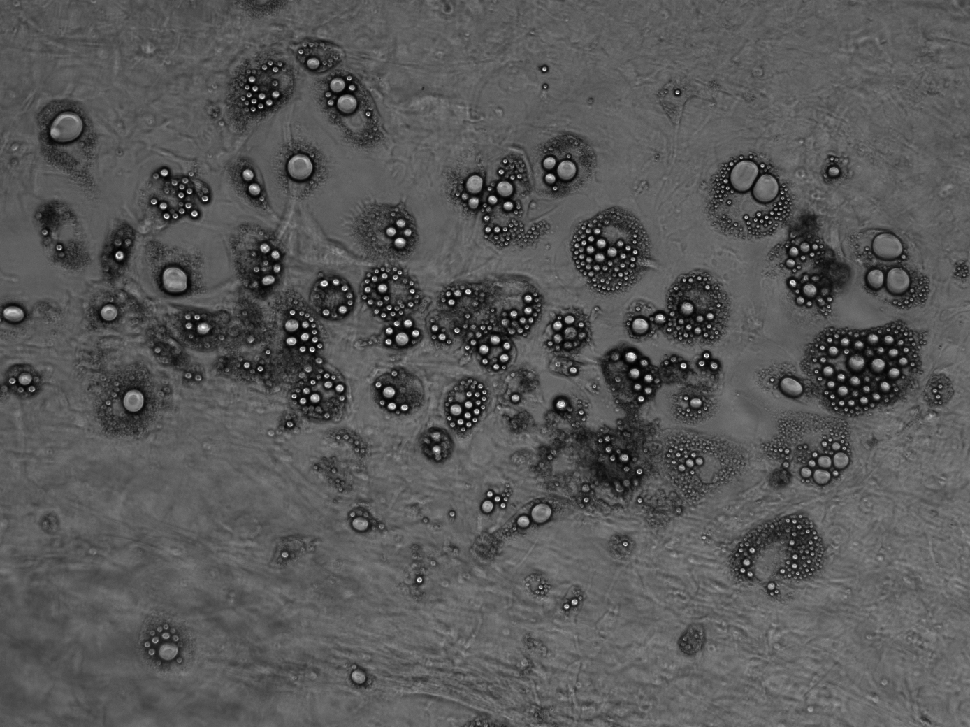
%> input picture Data Images/Round1/Design2/Day12/R1D2S1d12I2wi.tif, 970 x 727 px, shrunk from 1388 x 1040 before the run
$ octave --eval "result = getTotalAreaFOV(imread('Data Images/Round1/Design2/Day12/R1D2S1d12I2wi.tif'));"   (GNU Octave 9; MATLAB toolbox functions it lacks are replaced by stand-ins)
%> lines starting %> are read from the running program, lines starting %| are printed output that depends on the picture; in (x1, y1, x2, y2) boxes, pixels count from 0 and x2, y2 are one past the last pixel; in counts of white or black regions, pixels touching at a corner belong together; the program's own positions count from 1
### improf.m
function [allBlobAreas] = improf(im)
TESTING = false;

% [5 lines of commented-out code are left out]

dim = size(im);
%> dim = [727 970]
if numel(dim) == 3
    nred = im(:,:,3);
    nred = imadjust(nred);
    im = im(:, :, 1);

    LDcontent_threshold = graythresh(nred);
    LDcontent = im2bw(nred,LDcontent_threshold*0.4);
else
   LDcontent = im2bw(im,0);
%> LDcontent: size 727x970 logical; every value is 1
end

% [6 lines of commented-out code are left out]
im_gray = imadjust(im);
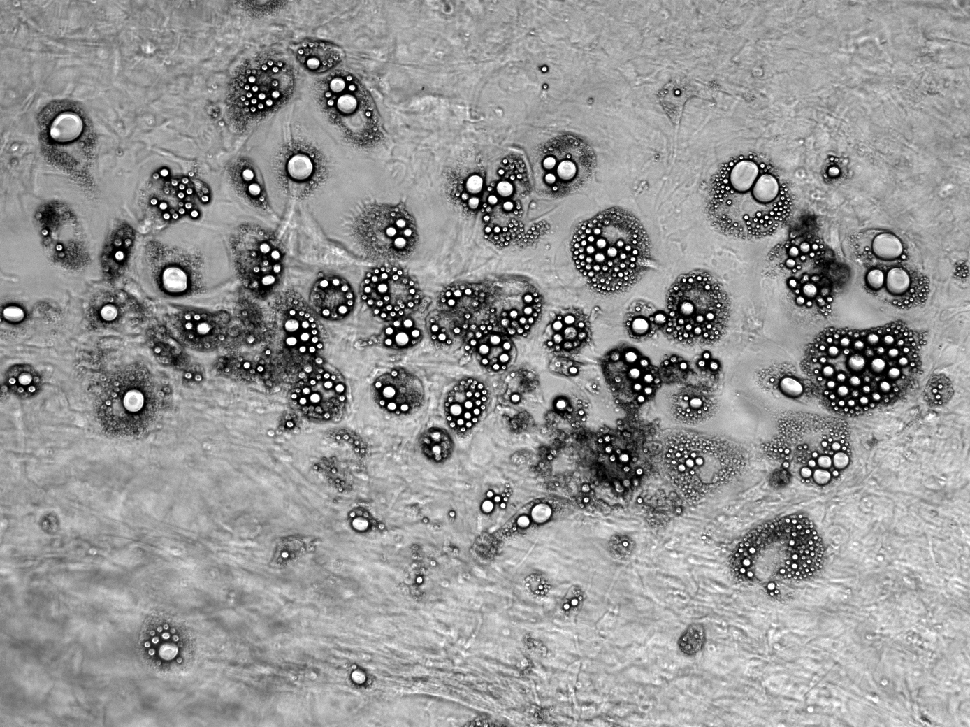
%> im_gray: size 727x970 uint16; min 0, max 65535, mean 38427.7; drawn with min black and max white
im_gray = mat2gray(im_gray);
%> im_gray: size 727x970 double

figure;
imshow(im_gray)

% Create binary image w/ calculated threshold
threshold = graythresh(im_gray)*1.7;
%> threshold = 0.767
bin_image = im2bw(im_gray,threshold);
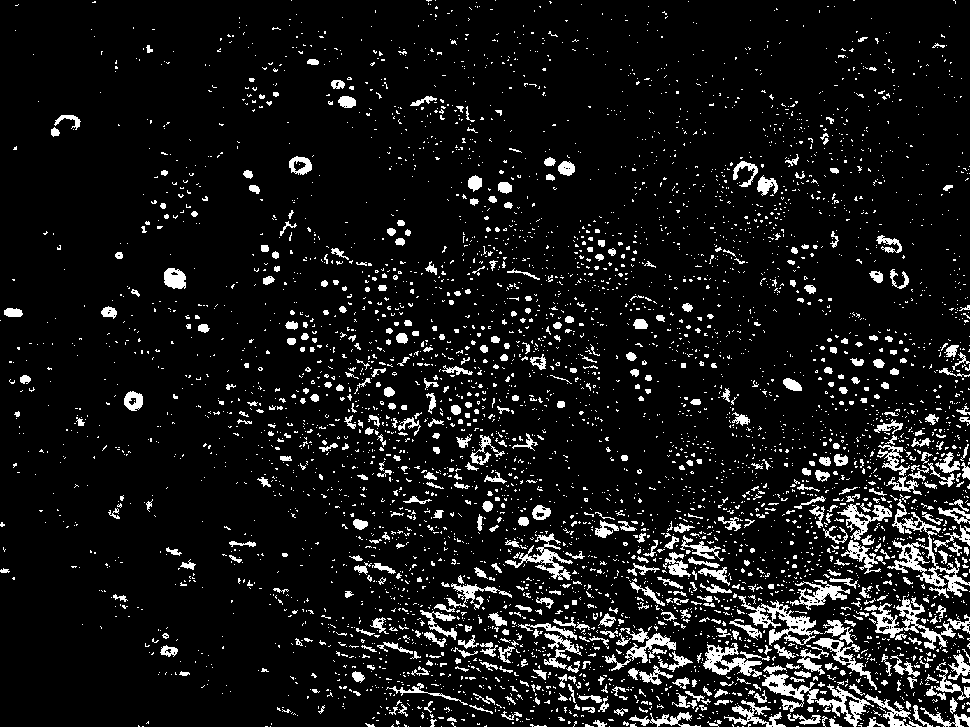
%> bin_image: size 727x970 logical; 8.9% white; 4961 white regions (4395 under 20 px), largest, box (x1, y1, x2, y2) and area: (887, 499, 970, 597) 1669, (864, 596, 956, 650) 1241, (738, 596, 823, 646) 1205

% Filters image to get rid of random specks
bin_image = medfilt2(bin_image,[8 8]);
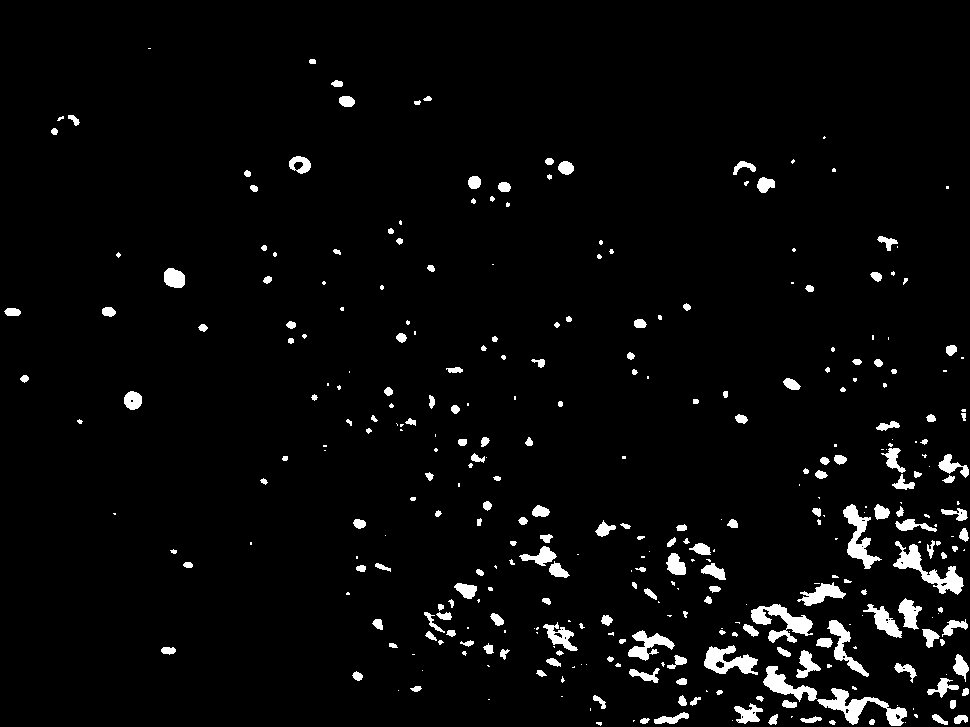
%> bin_image: size 727x970 logical; 3.6% white; 344 white regions (144 under 20 px), largest, box (x1, y1, x2, y2) and area: (817, 688, 907, 726) 1151, (893, 541, 964, 595) 1121, (751, 604, 813, 643) 1067

%bin_image(~LDcontent) = 0;

% Fill the holes in image
bin_image =imfill(bin_image,'holes');
%> bin_image: size 727x970 logical; 3.6% white; 344 white regions (144 under 20 px)

% if TESTING
%     figure
%     imshow(bin_image)
% end

figure;
imshow(bin_image);
%%
% Labels the image
[labeled_im,num_of_objects]=bwlabel(bin_image,8);
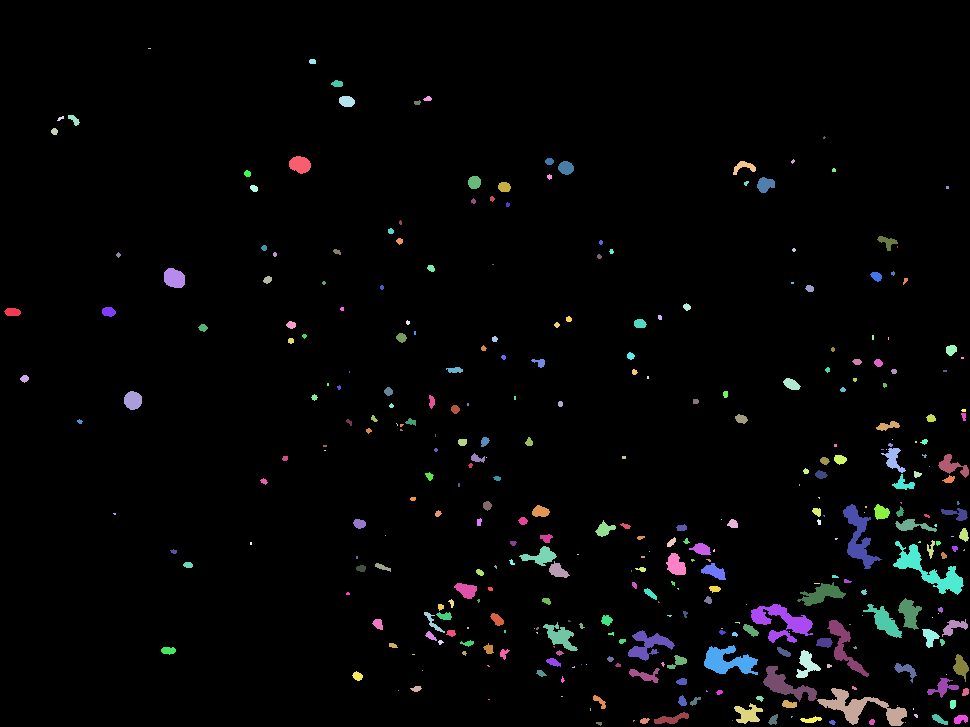
%> labeled_im: size 727x970 double; 345 distinct labels, from 0 to 344; one colour per label, 0 black
%> num_of_objects = 344

% Gets the blob properties
blobMeasurements = regionprops(labeled_im,'all');
%> blobMeasurements = 344 regions; largest, box (x1, y1, x2, y2), Area, Centroid, MajorAxisLength, MinorAxisLength and Eccentricity: (817, 688, 907, 726) 1173 [862 708.2] 99.72 28.35 0.959, (893, 541, 964, 595) 1135 [929.9 571.5] 92.33 27.29 0.955, (751, 604, 813, 643) 1067 [782.7 622.7] 67.99 34.29 0.864
allBlobAreas = [blobMeasurements.Area];
%> allBlobAreas = 344 values, max 1173 at index 249, min 1 at index 53, mean 74.09
allBlobPerimeters = [blobMeasurements.Perimeter];
%> allBlobPerimeters = 344 values, max 301.2 at index 225, min 0 at index 53, mean 27.59
allBlobExtents = [blobMeasurements.Extent];
%> allBlobExtents = 344 values, max 1 at index 11, min 0.254 at index 73, mean 0.733
allBlobSolidity = [blobMeasurements.Solidity];
%> allBlobSolidity = 344 values, max 1 at index 8, min 0.519 at index 294, mean 0.912
allBlobCircularities = (4*3.14.*allBlobAreas)./(allBlobPerimeters.^2); % Isoperimetric inequality

% Decides what is permissible based on various criteria
allowableArea = (allBlobAreas > 10) & (allBlobAreas < 100);
%> allowableArea = 344 logical values, 195 true
allowableExtent = (allBlobExtents >= 0.50);
%> allowableExtent = 344 logical values, 312 true
allowableCircularity = (allBlobCircularities >= 0.8);
%> allowableCircularity = 344 logical values, 289 true
allowableSolidity = (allBlobSolidity > 0.5);
%> allowableSolidity = 344 logical values, 344 true

BWcircles = ismember(labeled_im, find(allowableArea & (allowableCircularity | allowableExtent) & allowableSolidity ));
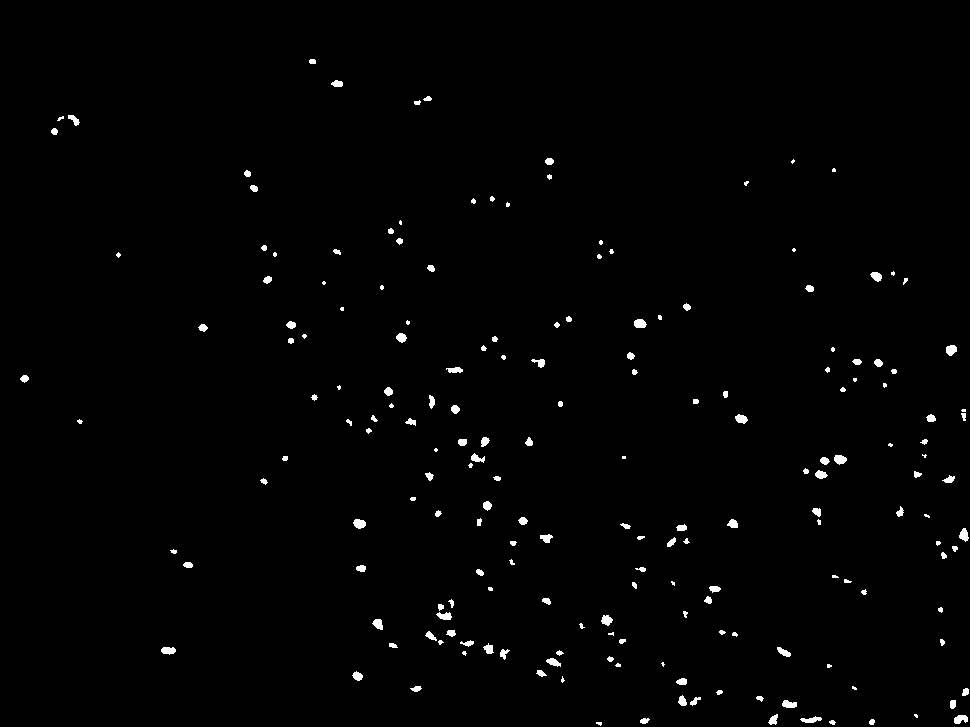
%> BWcircles: size 727x970 logical; 1% white; 190 white regions (49 under 20 px), largest, box (x1, y1, x2, y2) and area: (353, 519, 366, 529) 97, (634, 319, 647, 328) 95, (834, 455, 847, 465) 95

if TESTING
    h = figure(5);
    % Plots the blobs on top of the original image
    [nLabel,num] = bwlabel(BWcircles,8);

    imshow(im_gray)
    hold on

    boundaries = bwboundaries(BWcircles);
    numberOfBoundaries = size(boundaries,1);
    for k = 1:numberOfBoundaries
        thisBoundary = boundaries{k};
        plot(thisBoundary(:,2), thisBoundary(:,1), 'g', 'LineWidth', 2);
    end

    [nLabel,num] = bwlabel(BWcircles,8);

    s = regionprops(nLabel, 'Area', 'Centroid', 'MajorAxisLength');

    hold off

else
    [labeled_im]=bwlabel(BWcircles,8);
%> labeled_im: size 727x970 double; 191 distinct labels, from 0 to 190
    blobMeasurements = regionprops(labeled_im,'MajorAxisLength','Area');
%> blobMeasurements = 190 regions; largest, Area and MajorAxisLength: 97 13.11, 95 12.97, 95 13.18, 95 15.79, 93 11.94
    allBlobDiams = [blobMeasurements.MajorAxisLength];
%> allBlobDiams = 190 values, max 22.89 at index 143, min 4 at index 23, mean 8.46
    allBlobAreas = sum([blobMeasurements.Area]);
%> allBlobAreas = 7324
end

end

### getTotalAreaFOV.m
function [totalLDcount] = getTotalAreaFOV(im)

% [5 lines of commented-out code are left out]

try
    nred = im(:,:,3);
    nred = imadjust(nred);

    LDcontent_threshold = graythresh(nred);
    LDcontent = im2bw(nred,LDcontent_threshold*0.4);

    totalLDcount = sum(sum(LDcontent));
catch
    totalLDcount = improf(im);
%> totalLDcount = 7324
end

end

$ run again, on Data Images/Round1/Design2/Day12/R1D2S2d12I1wi.tif
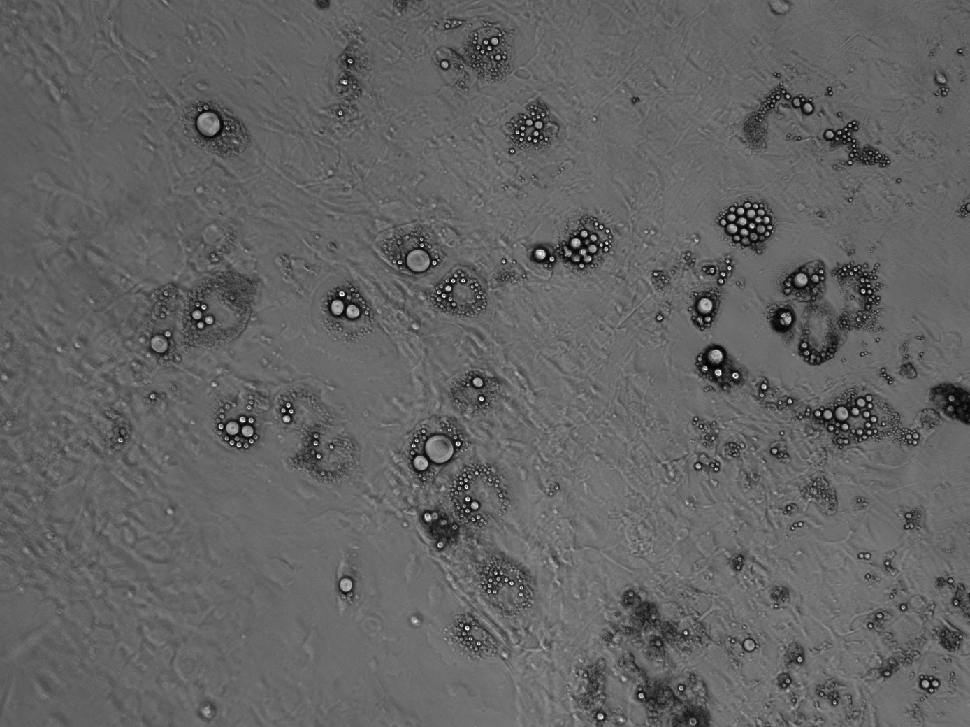
%> input picture Data Images/Round1/Design2/Day12/R1D2S2d12I1wi.tif, 970 x 727 px, shrunk from 1388 x 1040 before the run
%> LDcontent: size 727x970 logical; every value is 1
%> in improf, `im_gray = imadjust(im);`:
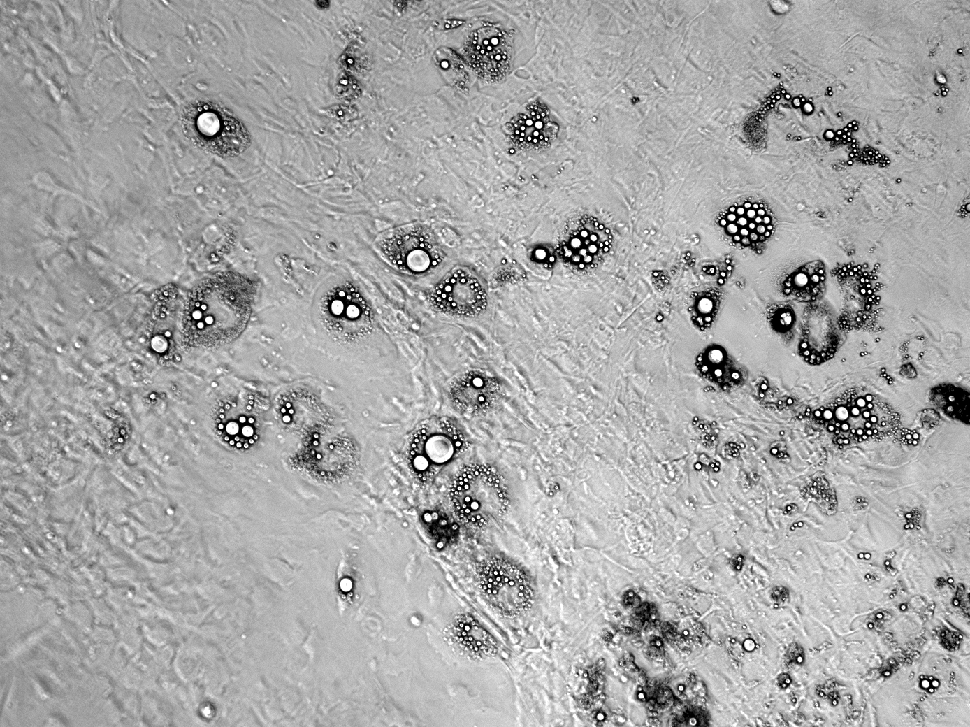
%> im_gray: size 727x970 uint16; min 0, max 65535, mean 42981.3; drawn with min black and max white
%> threshold = 0.827
%> num_of_objects = 176
%> in improf, `blobMeasurements = regionprops(labeled_im,'all');`: blobMeasurements = 176 regions; largest, box (x1, y1, x2, y2), Area, Centroid, MajorAxisLength, MinorAxisLength and Eccentricity: (525, 644, 565, 688) 496 [544.6 663.8] 43.35 37.1 0.517, (426, 437, 451, 461) 358 [437.6 451] 29.15 17.74 0.793, (524, 486, 542, 524) 331 [533.9 504.8] 40.87 14.86 0.932
%> in improf, `allBlobAreas = [blobMeasurements.Area];`: allBlobAreas = 176 values, max 496 at index 56, min 1 at index 24, mean 40.52
%> allBlobPerimeters = 176 values, max 206.6 at index 56, min 0 at index 24, mean 19.3
%> allBlobExtents = 176 values, max 1 at index 8, min 0.205 at index 35, mean 0.732
%> allBlobSolidity = 176 values, max 1 at index 4, min 0.453 at index 56, mean 0.922
%> allowableArea = 176 logical values, 80 true
%> allowableExtent = 176 logical values, 157 true
%> allowableCircularity = 176 logical values, 148 true
%> allowableSolidity = 176 logical values, 175 true
%> in improf, `BWcircles = ismember(labeled_im, find(allowableArea & (allowableCircul..`:
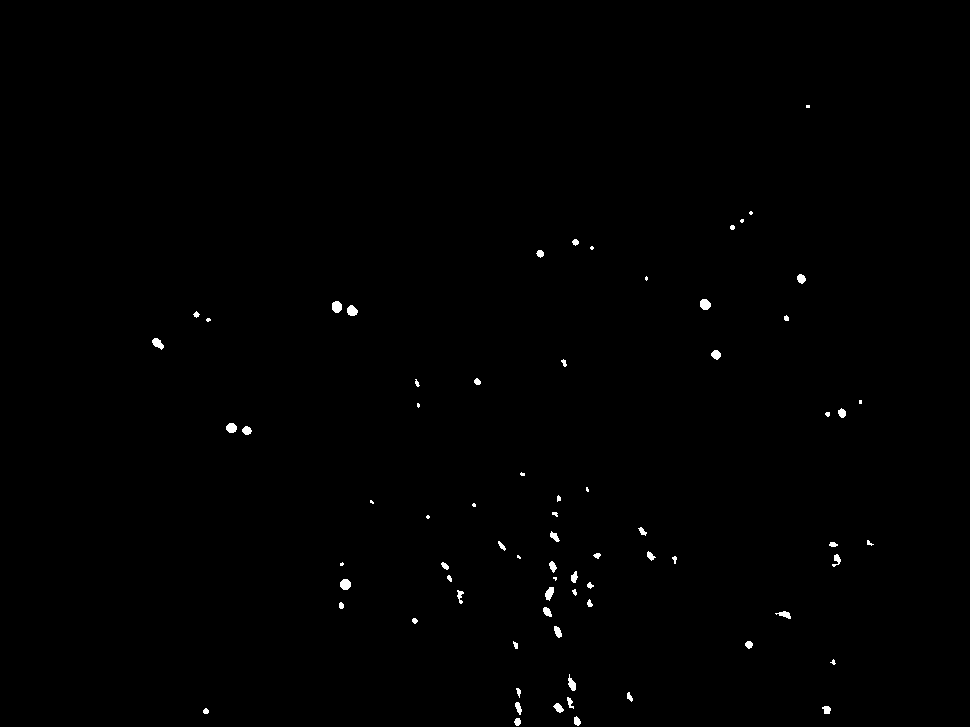
%> BWcircles: size 727x970 logical; 0.41% white; 73 white regions (17 under 20 px), largest, box (x1, y1, x2, y2) and area: (332, 301, 342, 313) 98, (340, 579, 351, 590) 97, (700, 299, 711, 310) 96
%> in improf, `blobMeasurements = regionprops(labeled_im,'MajorAxisLength','Area');`: blobMeasurements = 73 regions; largest, Area and MajorAxisLength: 98 12.12, 97 11.15, 96 11.81, 90 11.59, 87 11.03
%> allBlobDiams = 73 values, max 15.9 at index 41, min 4 at index 16, mean 8.69
%> in improf, `allBlobAreas = sum([blobMeasurements.Area]);`: allBlobAreas = 2878
